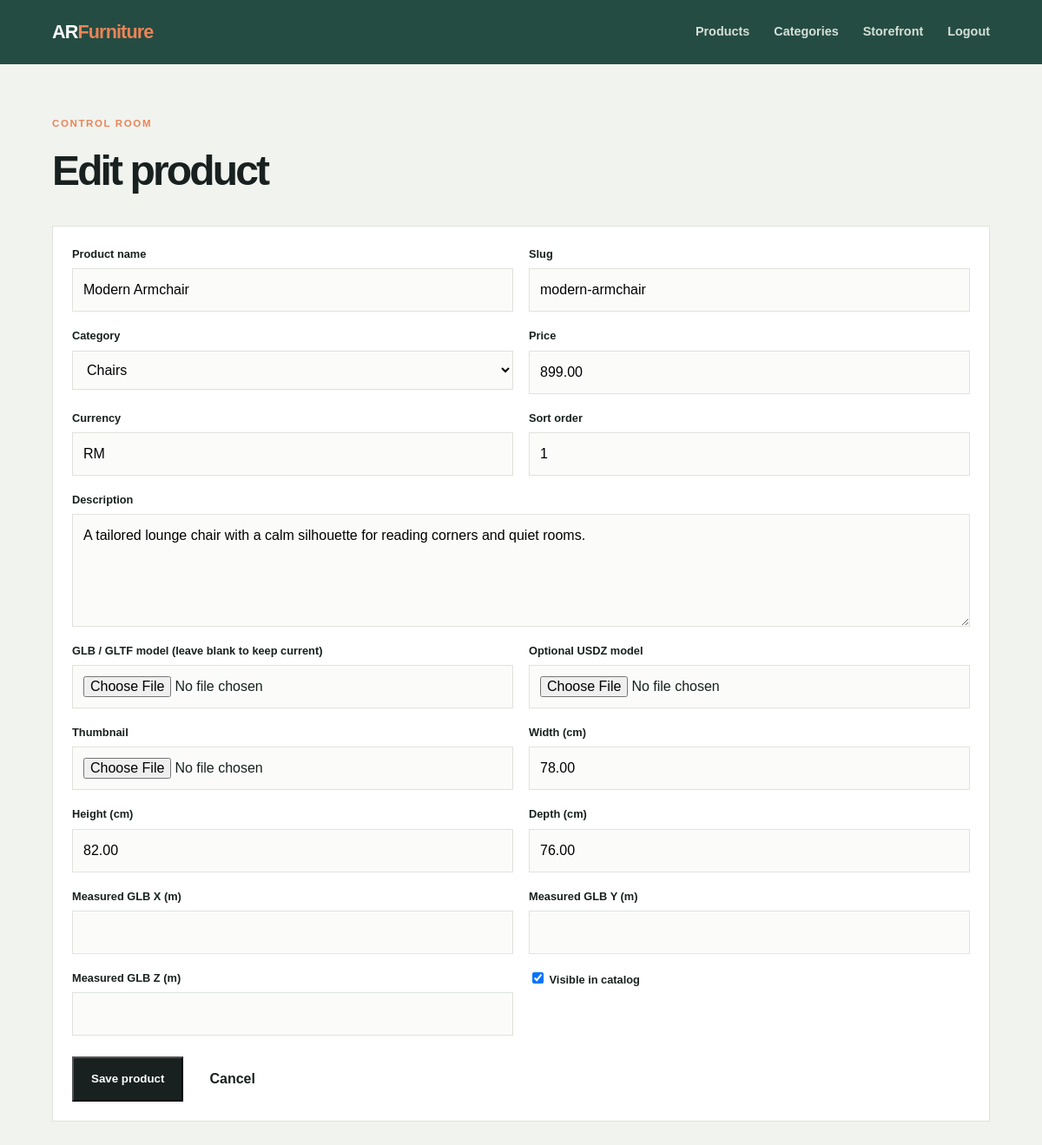
The app's page /admin/product_edit.php?id=1 (signed in) with its own data.
### tables this page shows
CREATE TABLE products (
  id INT UNSIGNED AUTO_INCREMENT PRIMARY KEY,
  category_id INT UNSIGNED NOT NULL,
  slug VARCHAR(160) NOT NULL UNIQUE,
  name VARCHAR(160) NOT NULL,
  description TEXT NOT NULL,
  price DECIMAL(10,2) NOT NULL DEFAULT 0,
  currency VARCHAR(8) NOT NULL DEFAULT 'RM',
  glb_path VARCHAR(255) NOT NULL,
  usdz_path VARCHAR(255) NULL,
  thumb_path VARCHAR(255) NULL,
  width_cm DECIMAL(8,2) NULL,
  height_cm DECIMAL(8,2) NULL,
  depth_cm DECIMAL(8,2) NULL,
  glb_x_m DECIMAL(8,4) NULL,
  glb_y_m DECIMAL(8,4) NULL,
  glb_z_m DECIMAL(8,4) NULL,
  is_active TINYINT(1) NOT NULL DEFAULT 1,
  sort_order INT NOT NULL DEFAULT 0,
  created_at TIMESTAMP NOT NULL DEFAULT CURRENT_TIMESTAMP,
  updated_at TIMESTAMP NOT NULL DEFAULT CURRENT_TIMESTAMP ON UPDATE CURRENT_TIMESTAMP,
  CONSTRAINT fk_products_category FOREIGN KEY (category_id) REFERENCES categories(id) ON UPDATE CASCADE ON DELETE RESTRICT,
  INDEX idx_products_active_sort (is_active, sort_order)
);

CREATE TABLE categories (
  id INT UNSIGNED AUTO_INCREMENT PRIMARY KEY,
  slug VARCHAR(120) NOT NULL UNIQUE,
  name VARCHAR(120) NOT NULL,
  sort_order INT NOT NULL DEFAULT 0,
  is_active TINYINT(1) NOT NULL DEFAULT 1,
  created_at TIMESTAMP NOT NULL DEFAULT CURRENT_TIMESTAMP
);

### includes/db.php (called while the page is built, shortened)
<?php
$config = require __DIR__ . '/../config/config.php';
function db(): PDO
{
    static $pdo = null;
    global $config;
    if ($pdo instanceof PDO) {
        return $pdo;
    }
    try {
        $pdo = new PDO(
            sprintf('mysql:host=%s;dbname=%s;charset=utf8mb4', $config['db']['host'], $config['db']['name']),
            $config['db']['user'],
            $config['db']['pass'],
            [
                PDO::ATTR_ERRMODE => PDO::ERRMODE_EXCEPTION,
                PDO::ATTR_DEFAULT_FETCH_MODE => PDO::FETCH_ASSOC,
                PDO::ATTR_EMULATE_PREPARES => false,
            ]
        );
    } catch (PDOException $exception) {
        error_log($exception->getMessage());
        throw new RuntimeException('Database unavailable. Please check the database configuration.');
    }
    return $pdo;
}

### includes/products.php (called while the page is built, shortened)
<?php
require_once __DIR__ . '/db.php';
function get_categories(bool $activeOnly = false): array
{
    $sql = 'SELECT * FROM categories' . ($activeOnly ? ' WHERE is_active = 1' : '') . ' ORDER BY sort_order ASC, name ASC';
    return db()->query($sql)->fetchAll();
}
function get_product(int $id): ?array
{
    $statement = db()->prepare('SELECT * FROM products WHERE id = ? LIMIT 1');
    $statement->execute([$id]);
    $product = $statement->fetch();
    return $product ?: null;
}

### includes/helpers.php (called while the page is built, shortened)
<?php
function e(mixed $value): string
{
    return htmlspecialchars((string) $value, ENT_QUOTES, 'UTF-8');
}
function app_config(): array
{
    static $config;
    if (!$config) {
        $config = require __DIR__ . '/../config/config.php';
    }
    return $config;
}
function app_url(string $path = ''): string
{
    $base = rtrim((string) app_config()['app']['base_url'], '/');
    $scheme = (!empty($_SERVER['HTTPS']) && $_SERVER['HTTPS'] !== 'off') ? 'https' : 'http';
    $host = $_SERVER['HTTP_HOST'] ?? 'localhost';
    $folder = rtrim(str_replace('\\', '/', dirname($_SERVER['SCRIPT_NAME'] ?? '/')), '/');
    if (str_ends_with($folder, '/admin') || str_ends_with($folder, '/api')) {
        $folder = dirname($folder);
    }
    return $scheme . '://' . $host . ($folder === '/' ? '' : $folder) . '/' . ltrim($path, '/');
}

### config/config.php (called while the page is built, shortened)
<?php
return [
    'app' => [
        'name' => 'AR Furniture',
        'base_url' => '',
        'upload_max_bytes' => 50 * 1024 * 1024,
    ],
    'db' => [
        'host' => 'localhost',
        'name' => 'ar_furniture',
        'user' => 'root',
        'pass' => '',
    ],
];

### admin/product_edit.php (the view, shortened to what this page needs)
<?php
require_once __DIR__ . '/../includes/products.php';
require_once __DIR__ . '/../includes/admin_layout.php';
$id = filter_input(INPUT_GET, 'id', FILTER_VALIDATE_INT) ?: 0;
$product = $id ? get_product($id) : null;
$categories = get_categories();
$product = $product ?: ['name'=>'','slug'=>'','category_id'=>'','description'=>'','price'=>'','currency'=>'RM','glb_path'=>'','usdz_path'=>'','thumb_path'=>'','width_cm'=>'','height_cm'=>'','depth_cm'=>'','glb_x_m'=>'','glb_y_m'=>'','glb_z_m'=>'','is_active'=>1,'sort_order'=>0];
?><form class="admin-card" method="post" enctype="multipart/form-data"><input type="hidden" name="csrf_token" value="<?= e(csrf_token()) ?>"><input type="hidden" name="id" value="<?= e($id) ?>"><?php if ($error): ?><div class="alert"><?= e($error) ?></div><?php endif; ?><div class="form-grid"><div class="field"><label for="name">Product name</label><input id="name" name="name" value="<?= e($product['name']) ?>" required></div><div class="field"><label for="slug">Slug</label><input id="slug" name="slug" value="<?= e($product['slug']) ?>" required></div><div class="field"><label for="category_id">Category</label><select id="category_id" name="category_id" required><option value="">Choose category</option><?php foreach ($categories as $category): ?><option value="<?= e($category['id']) ?>"<?= (string) $product['category_id'] === (string) $category['id'] ? ' selected' : '' ?>><?= e($category['name']) ?></option><?php endforeach; ?></select></div><div class="field"><label for="price">Price</label><input id="price" name="price" type="number" step="0.01" min="0" value="<?= e($product['price']) ?>" required></div><div class="field"><label for="currency">Currency</label><input id="currency" name="currency" maxlength="8" value="<?= e($product['currency']) ?>"></div><div class="field"><label for="sort_order">Sort order</label><input id="sort_order" name="sort_order" type="number" value="<?= e($product['sort_order']) ?>"></div><div class="field full"><label for="description">Description</label><textarea id="description" name="description"><?= e($product['description']) ?></textarea></div><div class="field"><label for="glb">GLB / GLTF model <?= $product['glb_path'] ? '(leave blank to keep current)' : '' ?></label><input id="glb" name="glb" type="file" accept=".glb,.gltf" <?= $product['glb_path'] ? '' : 'required' ?>></div><div class="field"><label for="usdz">Optional USDZ model</label><input id="usdz" name="usdz" type="file" accept=".usdz"></div><div class="field"><label for="thumb">Thumbnail</label><input id="thumb" name="thumb" type="file" accept=".jpg,.jpeg,.png,.webp"></div><div class="field"><label for="width_cm">Width (cm)</label><input id="width_cm" name="width_cm" type="number" step="0.01" value="<?= e($product['width_cm']) ?>"></div><div class="field"><label for="height_cm">Height (cm)</label><input id="height_cm" name="height_cm" type="number" step="0.01" value="<?= e($product['height_cm']) ?>"></div><div class="field"><label for="depth_cm">Depth (cm)</label><input id="depth_cm" name="depth_cm" type="number" step="0.01" value="<?= e($product['depth_cm']) ?>"></div><div class="field"><label for="glb_x_m">Measured GLB X (m)</label><input id="glb_x_m" name="glb_x_m" type="number" step="0.0001" value="<?= e($product['glb_x_m']) ?>"></div><div class="field"><label for="glb_y_m">Measured GLB Y (m)</label><input id="glb_y_m" name="glb_y_m" type="number" step="0.0001" value="<?= e($product['glb_y_m']) ?>"></div><div class="field"><label for="glb_z_m">Measured GLB Z (m)</label><input id="glb_z_m" name="glb_z_m" type="number" step="0.0001" value="<?= e($product['glb_z_m']) ?>"></div><div class="field"><label><input type="checkbox" name="is_active" value="1"<?= $product['is_active'] ? ' checked' : '' ?>> Visible in catalog</label></div></div><div class="form-actions"><button class="button button-dark" type="submit">Save product</button><a class="button" href="<?= e(app_url('admin/index.php')) ?>">Cancel</a></div></form><?php admin_footer(); ?>

### css/styles.css (style rules this page uses)
:root { --ink:#18211f;--muted:#68736d;--paper:#f5f3ee;--surface:#fff;--line:#dfe3dc;--green:#254c43;--lime:#d8ed70;--orange:#ec8456;--serif:'Space Grotesk',sans-serif;--sans:'DM Sans',sans-serif }
* { box-sizing:border-box }
html { scroll-behavior:smooth }
body { margin:0;background:var(--paper);color:var(--ink);font-family:var(--sans);line-height:1.5 }
a { color:inherit;text-decoration:none }
.button { align-items:center;display:inline-flex;font-weight:700;gap:16px;padding:14px 20px;transition:transform .2s,background .2s }
.button-dark { background:var(--ink);color:#fff }
.admin-body { background:#f1f3ef }
.admin-card,.stat-card { background:#fff;border:1px solid var(--line);padding:22px }
.form-grid { display:grid;gap:18px;grid-template-columns:repeat(2,1fr) }
.field { display:flex;flex-direction:column;gap:7px }
.field.full { grid-column:1/-1 }
.field label { font-size:.8rem;font-weight:700 }
.field input,.field textarea,.field select { background:#fbfcfa;border:1px solid var(--line);font:inherit;padding:12px }
.field textarea { min-height:130px;resize:vertical }
.form-actions { display:flex;gap:10px;margin-top:24px }

### records on screen
products: name "Modern Armchair", slug "modern-armchair", category_id "Chairs", price "899.00", currency "RM", sort_order "1", description "A tailored lounge chair with a calm silhouette for reading corners and quiet rooms.", width_cm "78.00", height_cm "82.00", depth_cm "76.00", is_active "☑"

### other values on screen
$title "Edit product"
